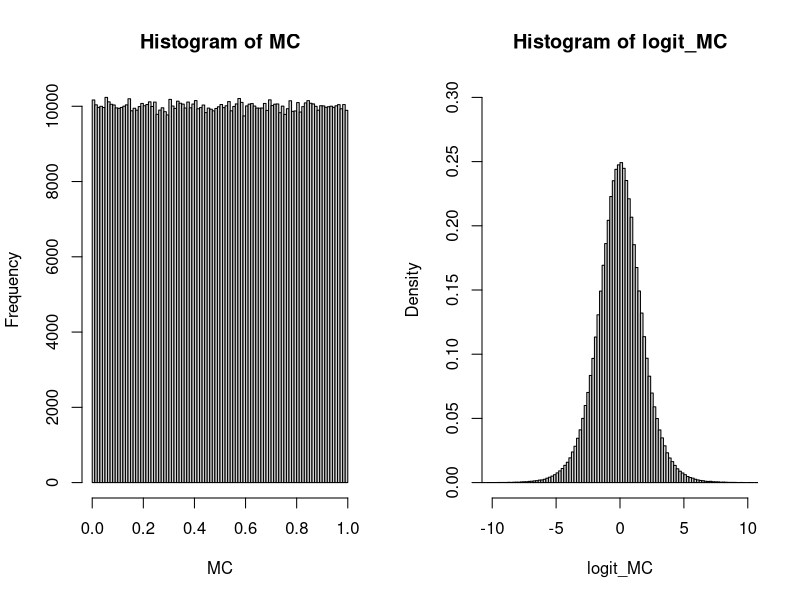
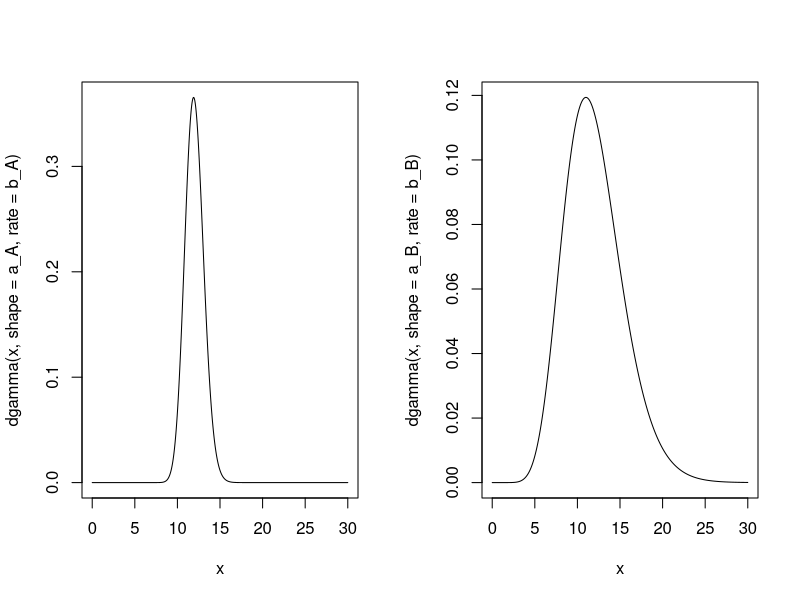

Generate these figures, in order, with R:
#####################################
############## punto  1 #############
#####################################

# Al realizar la transfomación logit(\theta) a una distribución uniforme
# f(x) = \frac{1}{\theta}, bajo el teorema de la transformación, nos queda
# exactamente la logit inversa (distribución logística), 
# es decir f(x) = \frac{1}\frac{1+\exp{-\gamma}}. Esto implica que nos va a 
# quedar una distribución logística al aplicar montecarlo:


set.seed(21)

# simulamos una uniforme de parametros a = 0, b = 1:
MC = runif(n = 1000000,min = 0,max = 1)

# aplicamos la transfomación logit:
logit_MC = log(MC/(1-MC))

# comparamos ambas distribuciones
par(mfrow = c(1,2))
hist(MC,breaks = 100)
hist(logit_MC,breaks = 100,xlim = c(-10,10),ylim = c(0,0.3),freq = F)
par(mfrow = c(1,1))

#####################################
############## punto  2 #############
#####################################

# a)

y_A = c(12,9,12,14,13,13,15,8,15,6)
y_B = c(11,11,10,9,9,8,7,10,6,8,8,9,7)

# Probabilidades previas de la cepa A
a_A = 120; b_A = 10 

# Probabilidades previas de la cepa B

a_B = 12; b_B = 1

# gráfica de ambas previas

par(mfrow = c(1,2))

curve(dgamma(x,shape = a_A,rate = b_A),from = 0,30,n = 1000)
curve(dgamma(x,shape = a_B,rate = b_B),from = 0,30,n = 1000)

par(mfrow = c(1,1))

# hacemos uso de un modelo gamma-poisson donde la predictiva
# es una binomial negativa que sigue los siguientes parámetros:

# r = \alpha + n\bar{y}
# p = \frac{\beta+n}{\beta+n+1}
n_simul = 1000000
set.seed(123)
y_pred_A = rnbinom(n = n_simul
                   ,size = a_A + sum(y_A)
                   ,prob = (b_A + length(y_A) )/(b_A + length(y_A) + 1))

y_pred_B = rnbinom(n = n_simul
                   ,size = a_B + sum(y_B)
                   ,prob = (b_B + length(y_B) )/(b_B + length(y_B) + 1))

# mediante esta simulación de monte carlo, procedemos a contar,
# con el uso de probabilidad posterior de éxito/fracaso, la proporción
# de valores positivos respecto a los valores totales.

y_dif_AB = y_pred_A-y_pred_B

y_dif_AB = y_dif_AB[y_dif_AB > 0]

# nos queda que la probabilidad de tener P(\theta_{A} > \theta{B}) es igual a:

length(y_dif_AB)/n_simul

# b)

# para este punto, nos tocará considerar hacer un for >:(

m = c(1:50)
Sims1 = matrix(data = NA, ncol = 2 ,nrow = length(m))
set.seed(123)
for (i in 1: length(m)) {
  y_dif_AB = rnbinom(n = n_simul
                     ,size = a_A + sum(y_A)
                     ,prob = (b_A + length(y_A) )/(b_A + length(y_A) + 1)
                     )-rnbinom(
                     n = n_simul
                     ,size = a_B*i + sum(y_B)
                     ,prob = (b_B*i + length(y_B) )/(b_B*i + length(y_B) + 1))
  
  y_dif_AB = y_dif_AB[y_dif_AB > 0]
  
  # nos queda que la probabilidad de tener P(\theta_{A} > \theta{B}) es igual a:
  
  Sims1[i,] = c(i,length(y_dif_AB)/n_simul)
}

# c)

n_simul = 1000000
set.seed(123)
y_pred_A = rnbinom(n = n_simul
                   ,size = a_A + sum(y_A)
                   ,prob = (b_A + length(y_A) )/(b_A + length(y_A) + 1))

y_pred_B = rnbinom(n = n_simul
                   ,size = a_B + sum(y_B)
                   ,prob = (b_B + length(y_B) )/(b_B + length(y_B) + 1))

# mediante esta simulación de monte carlo, procedemos a contar,
# con el uso de probabilidad posterior de éxito/fracaso, la proporción
# de valores positivos respecto a los valores totales.

y_mean_dif_AB = mean(y_pred_A)-mean(y_pred_B)

y_mean_dif_AB = y_mean_dif_AB > 0

# nos queda que la probabilidad de tener P(\theta_{A} > \theta{B}) es igual a:

y_mean_dif_AB

# Es decir que con una sola simulación, la media es mayor. Revisamos con todo:


m = c(1:50)
Sims2 = matrix(data = NA, ncol = 2 ,nrow = length(m))
set.seed(123)
c = 0
for (i in 1: length(m)) {
  
  y_dif_AB = mean(rnbinom(
    n = n_simul, 
    size = a_A + sum(y_A), 
    prob = (b_A + length(y_A) )/(b_A + length(y_A) + 1))) - mean(rnbinom(
      n = n_simul, 
      size = a_B + sum(y_B), 
      prob = (b_B + length(y_B) )/(b_B + length(y_B) + 1)))
  
  # nos queda que la probabilidad de tener P(\theta_{A} > \theta{B}) es igual a:
  y_dif_AB = y_dif_AB > 0
  
  c = c + y_dif_AB
}
c/length(m)
